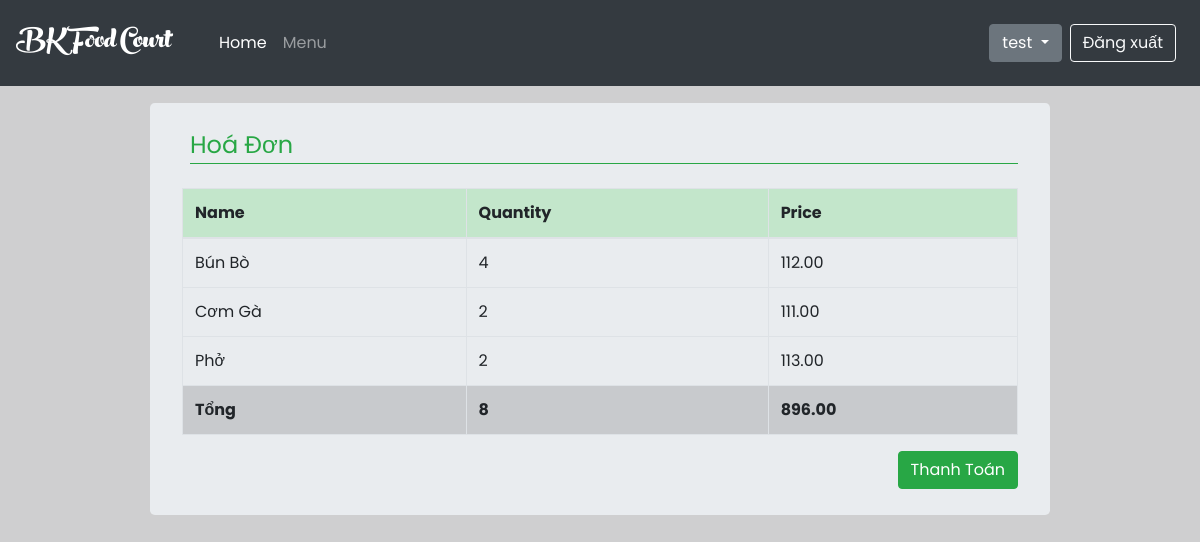
Screenshot of /cart/payment/ (signed in) with the database file from the repository.
### home/models.py (models this page shows, shortened)
class Cart(models.Model):
    user = models.ForeignKey(User, on_delete=models.CASCADE)
    food = models.ForeignKey(Product, on_delete=models.CASCADE)
    quantity = models.IntegerField(default=1)
    date_buy = models.DateTimeField(default=datetime.now())
    class Meta:
        ordering = ('user',)

class Product(models.Model):
    CATEGORY = (
        (0, 'Cơm'),
        (1, 'Bún'),
        (2, 'Phở'),
        (3, 'Bánh Mì'),
    )
    shop = models.ForeignKey(User, on_delete=models.CASCADE, limit_choices_to={
        'is_staff': True
    }, default=True)
    category = models.IntegerField(choices=CATEGORY)
    name = models.CharField(max_length=200,
                            db_index=True)
    slug = models.SlugField(max_length=200,
                            db_index=True)
    image = models.ImageField(upload_to='products/%Y/%m/%d',
                              blank=True)
    description = models.TextField(blank=True)
    price = models.DecimalField(max_digits=10, decimal_places=2)
    available = models.BooleanField(default=True)
    created = models.DateTimeField(auto_now_add=True)
    updated = models.DateTimeField(auto_now=True)
    quantity=models.IntegerField(default=1)
    class Meta:
        ordering = ('name',)
        index_together = (('id', 'slug'),)

### menu/views.py (the view)
# urls.py: path('payment/',views.payment,name='payment'),
def payment(request):
    food = Cart.objects.filter(user=request.user)
    sum={
        'price': 0,
        'quantity':0,
    }
    for x in food:
        sum['price']+=x.food.price*x.quantity
        sum['quantity']+=x.quantity
    context = {
        'sum':sum,
        'foods': food,
    }
    return render(request, 'menu/payment.html', context)

### Food/processor.py (called while the page is built)
def context(request):
    return {
        'list': foods.objects.all(),
    }

### templates/menu/payment.html (shortened to what this page needs)
{% extends 'home/base.html' %}
{% block container %}
    <div class="container jumbotron mt-3 w-75 pt-4">
    <fieldset class="mb-3 ml-2">
        <legend class="text-success font-weight border-bottom border-success ">Hoá Đơn</legend>
    </fieldset>
        <table class="table table-{1:striped|sm|bordered|hover|inverse} table-inverse table-bordered" >
            <thead class="thead-inverse|thead-default table-success">
            <tr>
                <th>Name</th>
                <th>Quantity</th>
                <th>Price</th>
            </tr>
            </thead>
            <tbody>
            {% for food in foods %}
            <tr>
                <td scope="row">{{ food.food.name }}</td>
                <td>{{ food.quantity }}</td>
                <td>{{food.food.price}}</td>
            </tr>
            {% endfor %}
            <tr class="table-active">
                <td scope="row"><strong>Tổng</strong></td>
                <td><strong>{{ sum.quantity }}</strong></td>
                <td><strong>{{sum.price}}</strong></td>
            </tr>
            </tbody>
        </table>
        <button class="btn btn-success float-md-right">Thanh Toán</button>
    </div>
{% endblock %}

### templates/home/base.html (shortened to what this page needs)
<!DOCTYPE html>
<html lang="en">
<head>
    {% load static %}
    <link rel="stylesheet" href="{% static 'bootstrap/css/bootstrap.min.css' %}">
    <link rel="stylesheet" type="text/css" href="{% static 'home/CSS/style.css' %}"/>
    <link rel="stylesheet" href="https://cdnjs.cloudflare.com/ajax/libs/font-awesome/4.7.0/css/font-awesome.min.css">
</head>
<body style="padding-top: 65pt">
<nav class="navbar navbar-expand-md navbar-dark bg-dark fixed-top">
    <a href="{% url 'home' %}" class="navbar-brand">
        <div class="logo">
            BK Food Court
        </div>
    </a>
    <div class="collapse navbar-collapse ml-md-4" id="navbarCollapse">
        <div class="navbar-nav">
            <a href="{% url 'home' %}" class="nav-item nav-link active">Home</a>
            <a href="{% url 'menu' %}" class="nav-item nav-link">Menu</a>
        </div>
        <div class="navbar-nav ml-auto">
            {% if user.is_authenticated %}
                {% if user.is_staff %}
                    <div class="dropdown">
                        <button class="btn btn-secondary dropdown-toggle mr-sm-2" type="button" id="dropdownMenuButton"
                                data-toggle="dropdown" aria-haspopup="true" aria-expanded="false">
                            {{ user.get_username }}
                        </button>
                        <div class="dropdown-menu" aria-labelledby="dropdownMenuButton">
                            <a class="dropdown-item" href="{% url 'foodstore' %}">Food Store</a>
                            <a class="dropdown-item" href="{% url 'addfood' %}">Add Food</a>
                        </div>
                    </div>
                {% else %}
                    <div class="dropdown">
                        <button class="btn btn-secondary dropdown-toggle mr-sm-2" type="button" id="dropdownMenuButton"
                                data-toggle="dropdown" aria-haspopup="true" aria-expanded="false">
                            {{ user.get_username }}
                        </button>
                    </div>
                {% endif %}
                <a href="{% url 'logout' %}" class="nav-item btn mr-sm-2 btn-outline-light">Đăng xuất</a>
            {% else %}
                <a class="btn btn-secondary nav-item mr-sm-2" href="{% url 'login' %}">Đăng nhập
                </a>
                <a class="btn nav-item btn-outline-light mr-sm-2" href="{% url 'register' %}">Đăng kí
                </a>
            {% endif %}
        </div>
    </div>
</nav>
{% block container %}
{% endblock container %}
</body>
</html>

### static/home/CSS/style.css (style rules this page uses)
html { height: 100%; }
body { font-family: "Poppins", sans-serif; padding: 0pt ; height: 150%; background-color: rgba(175, 175, 177, 0.6); }
.logo { font-family: peachcream !important; font-size: 40px; color: white; transition: 0.9s; }

### rows the page displays
Cart: food.name "Bún Bò", quantity "4", food.price "112.00"
Cart: food.name "Cơm Gà", quantity "2", food.price "111.00"
Cart: food.name "Phở", quantity "2", food.price "113.00"

### other values shown
{{ user.get_username }} "test"
{{ sum.quantity }} "8"
{{ sum.price }} "896.00"
